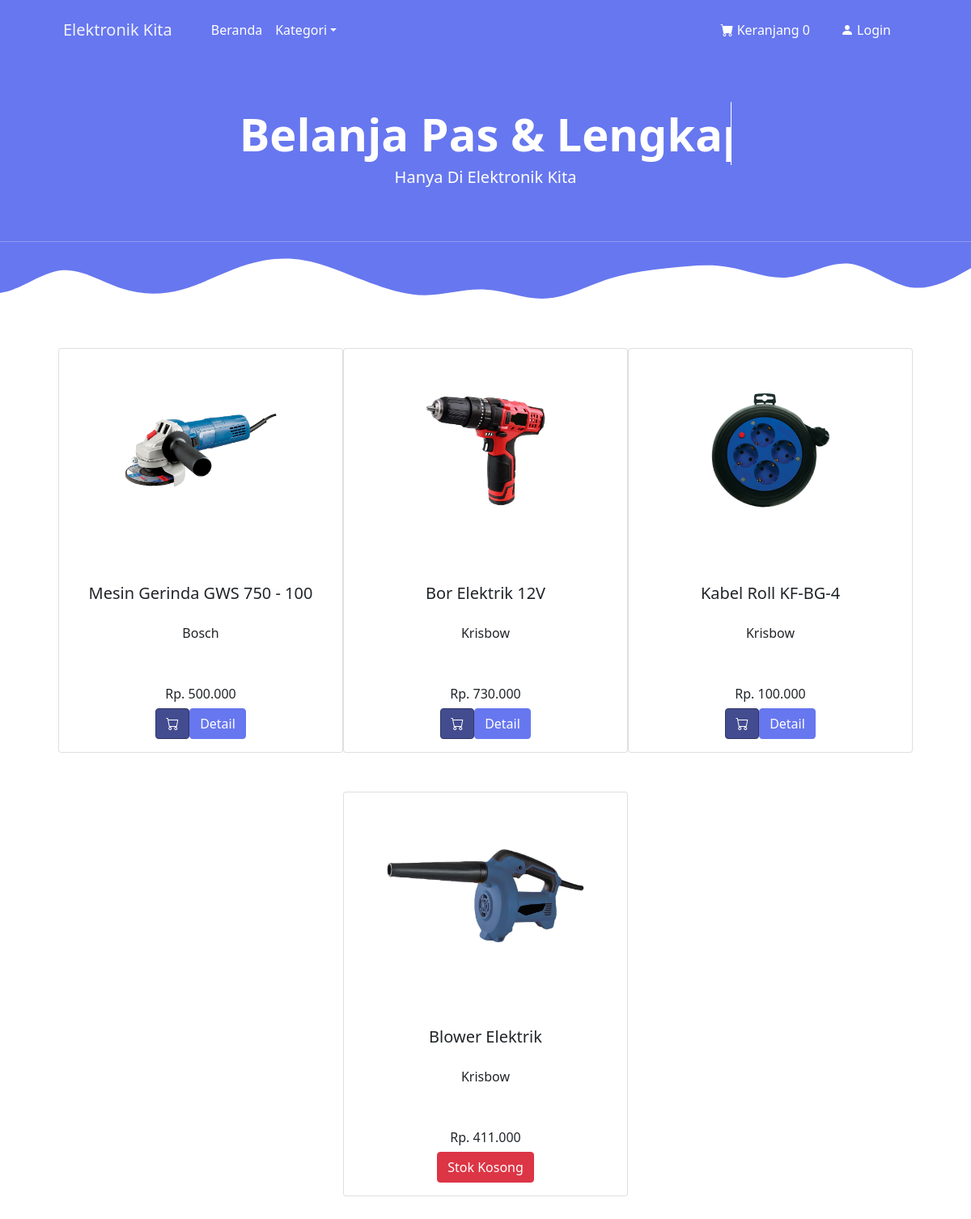
Page /index.php/pembeli/kategori/perkakas on the committed database.
### tables this page shows
CREATE TABLE `produk` (
  `id_produk` int(11) NOT NULL,
  `kode_kategori` varchar(120) NOT NULL,
  `merk` varchar(120) NOT NULL,
  `nama_produk` varchar(256) NOT NULL,
  `warna` varchar(20) NOT NULL,
  `tahun_terbit` varchar(4) NOT NULL,
  `deskripsi` varchar(256) NOT NULL,
  `harga` int(32) NOT NULL,
  `stok` int(32) NOT NULL,
  `image` varchar(256) DEFAULT 'produk-default-cover.jpg'
);

### application/controllers/pembeli/Kategori.php (called while the page is built, shortened)
<?php
class Kategori extends CI_Controller{
    public function perkakas()
    {
        $data['perkakas'] = $this->ModelKategori->data_perkakas()->result();
        $this->load->view('templates_pembeli/header');
        $this->load->view('templates_pembeli/topbar');
        $this->load->view('pembeli/kategori/perkakas', $data);
        $this->load->view('templates_pembeli/footer');
    }
}
?>

### index.php (called while the page is built, shortened)
<?php
require_once BASEPATH.'core/CodeIgniter.php';

### application/models/ModelKategori.php (called while the page is built, shortened)
<?php
class ModelKategori extends CI_Model {
    public function data_perkakas(){
        return $this->db->get_where("produk",array('kode_kategori' => 'pks'));
    }
}

### application/views/pembeli/kategori/perkakas.php (the view)
<div class="container fluid">
            <div class="row text-center mt-5 justify-content-center">
                <?php foreach ($perkakas as $pks) : ?>
                    <div class="card ml-5 mb-5 mr-2" style="width: 22rem;">
                        <div class="card2">
                            <img class="card-image" src="<?php echo base_url('assets/upload/') . $pks->image ?>" alt="" />
                        </div>
                        <div class="card-body">
                            <br>
                            <h5 class="card-title mb-1"><?php echo $pks->nama_produk ?></h5>
                            <br>
                            <h6><?php echo $pks->merk ?></h6><br>
                            <br>
                            <h6>Rp. <?php echo number_format($pks->harga, 0,',','.') ?></h6>
                            <?php
                                if ($pks->stok == "0") {
                                    echo "<div class='btn btn-danger' disable>Stok Kosong</div>";
                                }else {
                                    echo anchor('pembeli/dashboard/tambah_ke_keranjang/'.$pks->id_produk, '<div class="btn btn-warning2 bi-cart"></div>');
                                    echo anchor('pembeli/dashboard/detail_produk/'. $pks->id_produk,'<div class="btn btn-primary ">Detail</div>');
                                }
                            ?>
                        </div>
                    </div>
                <?php endforeach; ?>
            </div>
        </div>

### rows in the picture
produk: image (picture), nama_produk "Mesin Gerinda GWS 750 - 100", merk "Bosch", harga "500.000", id_produk "Detail"
produk: image (picture), nama_produk "Bor Elektrik 12V", merk "Krisbow", harga "730.000", id_produk "Detail"
produk: image (picture), nama_produk "Kabel Roll KF-BG-4", merk "Krisbow", harga "100.000", id_produk "Detail"
produk: image (picture), nama_produk "Blower Elektrik", merk "Krisbow", harga "411.000", stok "Stok Kosong"

### other values in the picture
anchor('pembeli/dashboard/detail_keranjang/',$keranjang) "Keranjang 0"
